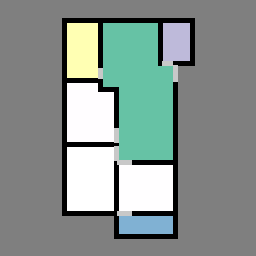
#> input picture datasets/00002.png, 256 x 256 px
$ python image_dataset.py
#> lines starting #> are read from the running program, lines starting #| are printed output that depends on the picture; after the words box and inside, x2 and y2 are one past the last pixel; in counts of white or black regions, pixels touching at a corner belong together
import os
from scipy.sparse.csgraph import shortest_path
from scipy.sparse import csr_matrix

import torch
from torch.utils.data import Dataset


import cv2
import numpy as np
import matplotlib.pyplot as plt


def erode_image(img, kernel, iterations=1):
    kernel = np.ones(kernel, np.uint8)
    return cv2.erode(img, kernel, iterations)


class Image_Dataset(Dataset):
    # [105 lines left out: functions __init__, create_cost_matrix, not called in this run]


    def __len__(self):
        # __len__ returns the number of data to be input in one epoch.
        return self.batch_size * self.batch_p_ep

    # [175 lines left out: functions __getitem__, nodes_choice_fps, fetch_corner_nodes, draw_map, draw_image, not called in this run]

def get_path(start, goal, pred):
    return get_path_row(start, goal, pred[start])

# [10 lines left out: function get_path_row, not called in this run]

if __name__ == "__main__":
    n = 100
    embed_dim = 2
    batch_size = 32
    batch_p_ep = 1000
    image_path = './datasets/00002.png'

    image = cv2.imread(image_path)
#> image is the input picture: shape (256, 256, 3); mean B, G, R 142, 146.2, 134.8
    int_area = image[:, :, 2] != 127
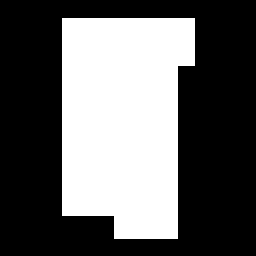
#> int_area: shape (256, 256) bool; 38.5% white; 1 white region, box (x1, y1, x2, y2) and area: (62, 18, 195, 239) 25256
    wall =  image[:, :, 2] != 0
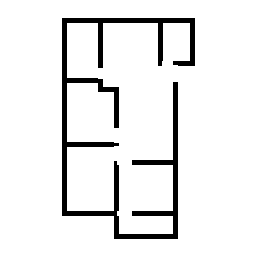
#> wall: shape (256, 256) bool; 92.1% white; 1 black region, box (x1, y1, x2, y2) and area: (62, 18, 195, 239) 5162
    mask = int_area & wall
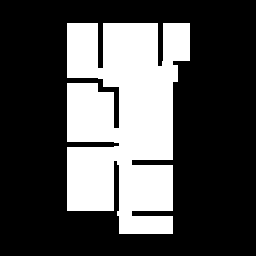
#> mask: shape (256, 256) bool; 30.7% white; 1 white region, box (x1, y1, x2, y2) and area: (67, 23, 190, 234) 20094

    mask = np.where(mask)
#> mask = 20094 positions, rows 23 to 233, columns 67 to 189
    nodes = np.concatenate([mask[0].reshape([-1, 1]), mask[1].reshape([-1, 1])], axis=1)
#> nodes = 20094 pairs, first value 23 to 233, second value 67 to 189

    # chk
    t = np.zeros_like(image)
    t[mask] = 255
    cv2.imshow('t', t)
    cv2.waitKey(0)

    bin = cv2.cvtColor(t, cv2.COLOR_BGR2GRAY)
    ret, bin = cv2.threshold(bin, 127, 255, cv2.THRESH_BINARY)

    # contours, hierarchy = cv2.findContours(bin, cv2.RETR_LIST, cv2.CHAIN_APPROX_SIMPLE)
    contours, hierarchy = cv2.findContours(bin, cv2.RETR_EXTERNAL, cv2.CHAIN_APPROX_SIMPLE)

    # contours, hierarchy = cv2.findContours(bin, cv2.RETR_LIST, cv2.CHAIN_APPROX_NONE)

    # img_contour_only = cv2.drawContours(image, contours, -1, (0,255,0), 1)

    _contours = contours[0].reshape([-1, 2])
    print('contours: ', _contours.shape)
    for i, p in enumerate(_contours):
        # p = (int(p[0]), int(p[1]))
        cv2.circle(image, p, 1, (255, 0, 0), thickness=-1)
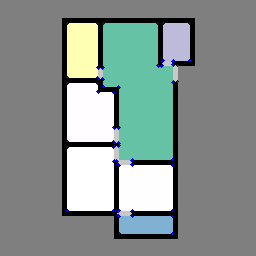
#> image: shape (256, 256, 3); 0.52% of pixels changed, all inside (x1, y1, x2, y2) = (66, 22, 191, 235)

    # print(contours[0].shape)
    cv2.imshow('t', image)
    cv2.waitKey(0)
    mask = np.zeros_like(image)
    cv2.drawContours(mask, contours, -1, (255, 255, 255), -1)

    image = cv2.bitwise_and(image, mask)
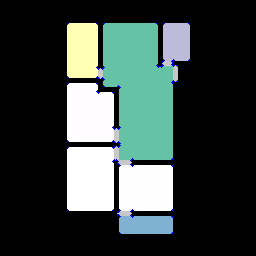
#> image: shape (256, 256, 3); mean B, G, R 64.1, 67.3, 56
    cv2.imshow('t', image)
    cv2.waitKey(0)

    # [52 lines of commented-out code are left out]
